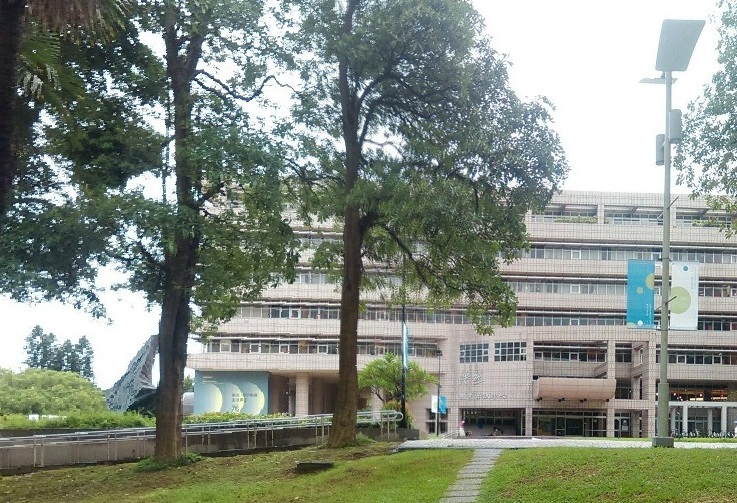
//> input picture Image Stitching/bin/l1+l2.jpg, 737 x 503 px
$ ./Source   (built with g++ and OpenCV 4, older OpenCV classes emulated)
//> lines starting //> are read from the running program, lines starting //| are printed output that depends on the picture; after the words box and inside, x2 and y2 are one past the last pixel; in counts of white or black regions, pixels touching at a corner belong together
#include "opencv2\opencv.hpp"
#include "opencv2/nonfree/nonfree.hpp"
#include "opencv2/legacy/legacy.hpp"
#include "time.h"
#include "math.h"

using namespace cv;
using namespace std;

Mat homomat(vector<KeyPoint> &_4matchKeyPoints01, vector<KeyPoint> &_4matchKeyPoints02)
{
	Mat A = Mat(8, 9, CV_32F);

	for (int i = 0; i < 4; i++)
	{
		A.at<float>(i * 2, 0) = _4matchKeyPoints01[i].pt.x;
		A.at<float>(i * 2, 1) = _4matchKeyPoints01[i].pt.y;
		A.at<float>(i * 2, 2) = 1.0;
		A.at<float>(i * 2, 3) = 0.0;
		A.at<float>(i * 2, 4) = 0.0;
		A.at<float>(i * 2, 5) = 0.0;
		A.at<float>(i * 2, 6) = -_4matchKeyPoints01[i].pt.x * _4matchKeyPoints02[i].pt.x;
		A.at<float>(i * 2, 7) = -_4matchKeyPoints01[i].pt.y * _4matchKeyPoints02[i].pt.x;
		A.at<float>(i * 2, 8) = -_4matchKeyPoints02[i].pt.x;

		A.at<float>(i * 2 + 1, 0) = 0.0;
		A.at<float>(i * 2 + 1, 1) = 0.0;
		A.at<float>(i * 2 + 1, 2) = 0.0;
		A.at<float>(i * 2 + 1, 3) = _4matchKeyPoints01[i].pt.x;
		A.at<float>(i * 2 + 1, 4) = _4matchKeyPoints01[i].pt.y;
		A.at<float>(i * 2 + 1, 5) = 1.0;
		A.at<float>(i * 2 + 1, 6) = -_4matchKeyPoints01[i].pt.x * _4matchKeyPoints02[i].pt.y;
		A.at<float>(i * 2 + 1, 7) = -_4matchKeyPoints01[i].pt.y * _4matchKeyPoints02[i].pt.y;
		A.at<float>(i * 2 + 1, 8) = -_4matchKeyPoints02[i].pt.y;
	}

	Mat h = Mat(3, 3, CV_32F);

	for (int i = 0; i < 3; i++)
	{
		for (int j = 0; j < 3; j++)
		{
			h.at<float>(i, j) = SVD(A).vt.at<float>(7, i * 3 + j);
		}
	}

	return h;
}

float computeScore(Mat &H, vector<KeyPoint> &matchKeyPoints01, vector<KeyPoint> &matchKeyPoints02)
{
	float score = 0.0;

	for (int i = 0; i < matchKeyPoints01.size(); i++)
	{

		Mat sourcePoint = Mat(3, 1, CV_32F), targetPoint = Mat(3, 1, CV_32F);
		sourcePoint.at<float>(0, 0) = matchKeyPoints01[i].pt.x;
		sourcePoint.at<float>(1, 0) = matchKeyPoints01[i].pt.y;
		sourcePoint.at<float>(2, 0) = 1.0;

		targetPoint = H * sourcePoint;

		float targetPoint_x = targetPoint.at<float>(0, 0) / targetPoint.at<float>(2, 0);
		float targetPoint_y = targetPoint.at<float>(1, 0) / targetPoint.at<float>(2, 0);

		score += sqrt(pow(matchKeyPoints02[i].pt.x - targetPoint_x, 2) + pow(matchKeyPoints02[i].pt.y - targetPoint_y, 2));
	}

	return score;
}

Mat featheringBlending(Mat &image01, Mat &image02)
{
	Mat blend = Mat(image01.rows, image01.cols, CV_8UC3);

	for (float i = 0; i < image01.rows; i++)
	{
		for (float j = 0; j < image01.cols; j++)
		{
			float w = j / (image01.cols - 1);
			Vec3f a = image01.at<Vec3b>(i, j);
			Vec3f b = image02.at<Vec3b>(i, j);

			if (a == Vec3f(0, 0, 0))
			{
				w = 1.0;
			}
			else if (b == Vec3f(0, 0, 0))
			{
				w = 0.0;
			}

			blend.at<Vec3b>(i, j) = (1.0 - w) * a + w * b;
		}
	}

	return blend;
}

// [58 lines left out: function pyraidBlending, not called in this run]


void warp(Mat image01, Mat image02, Mat &H, string name)
{

	float min_x = INT_MAX, min_y = INT_MAX;
	float max_x = INT_MIN, max_y = INT_MIN;

	// detect image boundary
	for (float y = 0; y < image01.rows; y++)
	{
		for (float x = 0; x < image01.cols; x++)
		{
			Mat sourcePoint = Mat(3, 1, CV_32F), targetPoint = Mat(3, 1, CV_32F);
			sourcePoint.at<float>(0, 0) = x;
			sourcePoint.at<float>(1, 0) = y;
			sourcePoint.at<float>(2, 0) = 1.0;

			targetPoint = H * sourcePoint;
			float targetPoint_x = targetPoint.at<float>(0, 0) / targetPoint.at<float>(2, 0);
			float targetPoint_y = targetPoint.at<float>(1, 0) / targetPoint.at<float>(2, 0);

			if (targetPoint_x < min_x)
			{
				min_x = targetPoint_x;
			}

			if (targetPoint_y < min_y)
			{
				min_y = targetPoint_y;
			}

			if (targetPoint_x > max_x)
			{
				max_x = targetPoint_x;
			}

			if (targetPoint_y > max_y)
			{
				max_y = targetPoint_y;
			}
		}
	}

	Mat warpImg = Mat(max_y - min_y + 1, max_x - min_x + 1, CV_8UC3, Scalar(0, 0, 0));
	float offsetX, offsetY;
	int cornerX, cornerY, baseCornerX, baseCornerY;
	int type;

	if (min_x <= 0 && min_y <= 0)
	{
		offsetX = -min_x;
		offsetY = -min_y;

		cornerX = image02.cols;
		cornerY = image02.rows;

		baseCornerX = warpImg.cols;
		baseCornerY = warpImg.rows;

		type = 0;
	}
	else if (max_x > 0 && min_y <= 0)
	{
		offsetX = warpImg.cols - max_x;
		offsetY = -min_y;

		cornerX = 0;
		cornerY = image02.rows;

		baseCornerX = 0;
		baseCornerY = warpImg.rows;

		type = 1;
	}
	else if (min_x <= 0 && max_y > 0)
	{
		offsetX = -min_x;
		offsetY = warpImg.rows - max_y;

		cornerX = image02.cols;
		cornerY = 0;

		baseCornerX = warpImg.cols;
		baseCornerY = 0;

		type = 2;
	}
	else if (max_x > 0 && max_y > 0)
	{
		offsetX = warpImg.cols - max_x;
		offsetY = warpImg.rows - max_y;

		cornerX = 0;
		cornerY = 0;

		baseCornerX = 0;
		baseCornerY = 0;

		type = 3;
	}

	cout << "type: " << type << endl;

	// transform image
	for (float y = 0; y < image01.rows; y++)
	{
		for (float x = 0; x < image01.cols; x++)
		{

			Mat sourcePoint = Mat(3, 1, CV_32F), targetPoint = Mat(3, 1, CV_32F);
			// pt 座標相反
			sourcePoint.at<float>(0, 0) = x;
			sourcePoint.at<float>(1, 0) = y;
			sourcePoint.at<float>(2, 0) = 1.0;

			targetPoint =  H * sourcePoint;

			float targetPoint_x = targetPoint.at<float>(0, 0) / targetPoint.at<float>(2, 0);
			float targetPoint_y = targetPoint.at<float>(1, 0) / targetPoint.at<float>(2, 0);

			targetPoint_x += offsetX;
			targetPoint_y += offsetY;

			if (targetPoint_x >= 0 && targetPoint_y >= 0 && targetPoint_x < warpImg.cols && targetPoint_y < warpImg.rows)
				warpImg.at<Vec3b>(targetPoint_y, targetPoint_x) = image01.at<Vec3b>(y, x);
			else
				cout << targetPoint_x << "," << targetPoint_y << endl;
		}
	}


	int splattingSize = 3;

	// interpolation
	for (int i = 0; i < warpImg.rows - splattingSize; i++)
	{
		for (int j = 0; j < warpImg.cols - splattingSize; j++)
		{
			if (warpImg.at<Vec3b>(i, j) == Vec3b(0, 0, 0))
			{
				for (int ki = 0; ki < splattingSize; ki++)
				{
					bool isBreak = false;
					for (int kj = 0; kj < splattingSize; kj++)
					{

						if (warpImg.at<Vec3b>(i + ki, j + kj) != Vec3b(0, 0, 0))
						{
							warpImg.at<Vec3b>(i, j) = warpImg.at<Vec3b>(i + ki, j + kj);
							isBreak = true;
							break;
						}
					}

					if (isBreak)
						break;
				}
			}
		}
	}

	cornerX += offsetX;
	cornerY += offsetY;

	int combineImgRows;
	int combineImgCols;

	if (cornerY > baseCornerY || cornerY < 0)
	{
		combineImgRows = warpImg.rows + abs(cornerY - baseCornerY);
	}
	else
	{
		combineImgRows = warpImg.rows;
	}

	if (cornerX > baseCornerX || cornerX < 0)
	{
		combineImgCols = warpImg.cols + abs(cornerX - baseCornerX);
	}
	else
	{
		combineImgCols = warpImg.cols;
	}


	Mat combineImg = Mat(combineImgRows, combineImgCols, CV_8UC3, Scalar(0, 0, 0));

	int blendingLeftTopCornerI = -1, blendingLeftTopCornerJ = -1;
	int blendingRightBottomCornerI = -1, blendingRightBottomCornerJ = -1;

	int warpLTCX = -1, warpLTCY = -1;
	int warpRBCX = -1, warpRBCY = -1;

	int _02LTCX = -1, _02LTCY = -1;
	int _02RBCX = -1, _02RBCY = -1;

	// blend image
	for (int i = 0; i < combineImg.rows; i++)
	{
		for (int j = 0; j < combineImg.cols; j++)
		{

			if (type == 0)
			{
				bool overlap1 = false, overlap2 = false;

				if (i < warpImg.rows && j < warpImg.cols)
				{
					combineImg.at<Vec3b>(i, j) = warpImg.at<Vec3b>(i, j);
					overlap1 = true;
				}

				if (i >= offsetY && j >= offsetX)
				{
					if (i < offsetY + image02.rows && j < offsetX + image02.cols)
					{
						combineImg.at<Vec3b>(i, j) = image02.at<Vec3b>(i - offsetY, j - offsetX);
						overlap2 = true;
					}
				}

				if (overlap1 && overlap2 && blendingLeftTopCornerI == -1)
				{
					blendingLeftTopCornerI = i;
					blendingLeftTopCornerJ = j;

					warpLTCX = j;
					warpLTCY = i;

					_02LTCX = j - offsetX;
					_02LTCY = i - offsetY;
				}

				if (overlap1 && overlap2)
				{
					blendingRightBottomCornerI = i;
					blendingRightBottomCornerJ = j;

					warpRBCX = j;
					warpRBCY = i;

					_02RBCX = j - offsetX;
					_02RBCY = i - offsetY;
				}
			}
			else if (type == 1)
			{
				bool overlap1 = false, overlap2 = false;

				if (i >= 0 && j >= abs(cornerX - baseCornerX))
				{
					if (i < warpImg.rows && j < abs(cornerX - baseCornerX) + warpImg.cols)
					{
						combineImg.at<Vec3b>(i, j) = warpImg.at<Vec3b>(i, j - abs(cornerX - baseCornerX));
						overlap1 = true;
					}
				}

				if (i >= offsetY && j >= 0)
				{
					if (i < offsetY + image02.rows && j < image02.cols)
					{
						combineImg.at<Vec3b>(i, j) = image02.at<Vec3b>(i - offsetY, j);
						overlap2 = true;
					}
				}

				if (overlap1 && overlap2 && blendingLeftTopCornerI == -1)
				{
					blendingLeftTopCornerI = i;
					blendingLeftTopCornerJ = j;

					warpLTCX = j - abs(cornerX - baseCornerX);
					warpLTCY = i;

					_02LTCX = j;
					_02LTCY = i - offsetY;
				}

				if (overlap1 && overlap2)
				{
					blendingRightBottomCornerI = i;
					blendingRightBottomCornerJ = j;

					warpRBCX = j - abs(cornerX - baseCornerX);
					warpRBCY = i;

					_02RBCX = j;
					_02RBCY = i - offsetY;
				}
			}
			else if (type == 2)
			{
				bool overlap1 = false, overlap2 = false;

				if (i >= abs(cornerY - baseCornerY) && j >= 0)
				{
					if (i < abs(cornerY - baseCornerY) + warpImg.rows && j < warpImg.cols)
					{
						combineImg.at<Vec3b>(i, j) = warpImg.at<Vec3b>(i - abs(cornerY - baseCornerY), j);
						overlap1 = true;
					}
				}

				if (i >= 0 && j >= offsetX)
				{
					if (i < image02.rows && j < offsetX + image02.cols)
					{
						combineImg.at<Vec3b>(i, j) = image02.at<Vec3b>(i, j - offsetX);
						overlap2 = true;
					}
				}

				if (overlap1 && overlap2 && blendingLeftTopCornerI == -1)
				{
					blendingLeftTopCornerI = i;
					blendingLeftTopCornerJ = j;

					warpLTCX = j;
					warpLTCY = i - abs(cornerY - baseCornerY);

					_02LTCX = j - offsetX;
					_02LTCY = i;
				}

				if (overlap1 && overlap2)
				{
					blendingRightBottomCornerI = i;
					blendingRightBottomCornerJ = j;

					warpRBCX = j;
					warpRBCY = i - abs(cornerY - baseCornerY);

					_02RBCX = j - offsetX;
					_02RBCY = i;
				}
			}
			else if (type == 3)
			{
				bool overlap1 = false, overlap2 = false;

				if (i >= abs(cornerY - baseCornerY) && j >= abs(cornerX - baseCornerX))
				{
					if (i < abs(cornerY - baseCornerY) + warpImg.rows && j < abs(cornerX - baseCornerX) + warpImg.cols)
					{
						combineImg.at<Vec3b>(i, j) = warpImg.at<Vec3b>(i - abs(cornerY - baseCornerY), j - abs(cornerX - baseCornerX));
						overlap1 = true;
					}
				}

				if (i >= 0 && j >= 0)
				{
					if (i < image02.rows && j < image02.cols)
					{
						combineImg.at<Vec3b>(i, j) = image02.at<Vec3b>(i, j);
						overlap2 = true;
					}
				}

				if (overlap1 && overlap2 && blendingLeftTopCornerI == -1)
				{
					blendingLeftTopCornerI = i;
					blendingLeftTopCornerJ = j;

					warpLTCX = j - abs(cornerX - baseCornerX);
					warpLTCY = i - abs(cornerY - baseCornerY);

					_02LTCX = j;
					_02LTCY = i;
				}

				if (overlap1 && overlap2)
				{
					blendingRightBottomCornerI = i;
					blendingRightBottomCornerJ = j;

					warpRBCX = j - abs(cornerX - baseCornerX);
					warpRBCY = i - abs(cornerY - baseCornerY);

					_02RBCX = j;
					_02RBCY = i;
				}
			}
		}
	}

	Mat overlap01 = warpImg(Rect(warpLTCX, warpLTCY, warpRBCX - warpLTCX + 1, warpRBCY - warpLTCY + 1));
	Mat overlap02 = image02(Rect(_02LTCX, _02LTCY, _02RBCX - _02LTCX + 1, _02RBCY - _02LTCY + 1));
	Mat blend;

	if (type == 0 || type == 2)
		blend = featheringBlending(overlap01, overlap02);
	else
		blend = featheringBlending(overlap02, overlap01);


	for (int i = blendingLeftTopCornerI; i <= blendingRightBottomCornerI; i++)
	{
		for (int j = blendingLeftTopCornerJ; j <= blendingRightBottomCornerJ; j++)
		{
			combineImg.at<Vec3b>(i, j) = blend.at<Vec3b>(i - blendingLeftTopCornerI, j - blendingLeftTopCornerJ);
		}
	}

	//Mat result;
	//warpPerspective(image01, result, H, Size(image01.cols, image01.rows));

	//imshow(name + "WP", result);
	imshow(name, warpImg);
	imshow(name + "combine", combineImg);
	imwrite("combine.jpg", combineImg);
}


int main()
{

	Mat image01 = imread("l1+l2.jpg");
//> image01 is the input picture: 503 rows x 737 cols, CV_8UC3; mean B, G, R 130, 140.6, 132.4
	Mat image02 = imread("l3+l4.jpg");
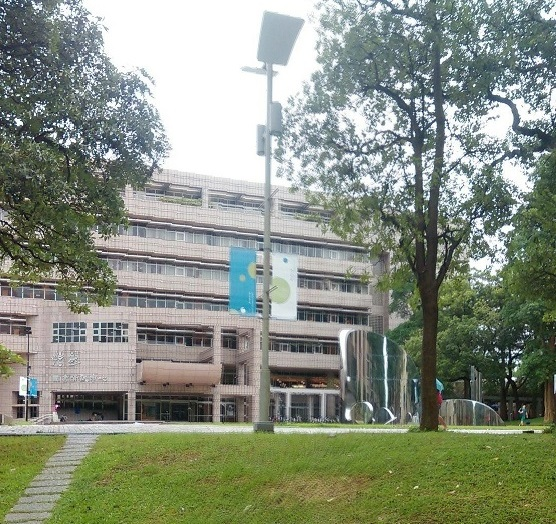
//> input picture Image Stitching/bin/l3+l4.jpg, 556 x 524 px
//> image02 is the input picture: 524 rows x 556 cols, CV_8UC3; mean B, G, R 127.3, 142.6, 134.8

	// dectect SIFT
	Mat image4keyPoints01, image4keyPoints02;

	SiftFeatureDetector siftDetector(1000);
	vector<KeyPoint> keyPoints01, keyPoints02;
	siftDetector.detect(image01, keyPoints01);
//> keyPoints01 = 1000 keypoints; strongest (x, y, size): (31, 104, 3.8), (82, 76, 1.9), (149, 15, 1.8), (16, 197, 2)
	siftDetector.detect(image02, keyPoints02);
//> keyPoints02 = 1000 keypoints; strongest (x, y, size): (28, 96, 1.8), (513, 378, 2.6), (506, 380, 2.1), (28, 81, 2)

	drawKeypoints(image01, keyPoints01, image4keyPoints01, Scalar::all(-1), DrawMatchesFlags::DEFAULT);
	drawKeypoints(image02, keyPoints02, image4keyPoints02, Scalar::all(-1), DrawMatchesFlags::DEFAULT);

	imshow("KeyPoints of image1", image4keyPoints01);
	imshow("KeyPoints of image2", image4keyPoints02);

	int iterationNum = 20000;
	int randomNum = 4;

	vector<KeyPoint>matchKeyPoints01;
	vector<KeyPoint>matchKeyPoints02;
	vector<KeyPoint>finalKeyPoints;

	srand((unsigned)time(NULL));

	// describe SIFT
	SiftDescriptorExtractor siftDescriptor;
	Mat imageDesc01, imageDesc02;

	siftDescriptor.compute(image01, keyPoints01, imageDesc01);
	siftDescriptor.compute(image02, keyPoints02, imageDesc02);

	// SIFT matching
	BruteForceMatcher<L2<float>> matcher;
	BFMatcher matcher02(NORM_L2);

	vector<DMatch> goodMatchPoints;
	vector<vector<DMatch>> knnMatchPoints;
	matcher02.knnMatch(imageDesc01, imageDesc02, knnMatchPoints, 3);
//> knnMatchPoints = 1000 matches
	Mat image4matchPoint;
	vector<Point2f> srcPt, dstPt;

	for (int i = 0; i < knnMatchPoints.size(); i++)
	{
		float ratioDistance = knnMatchPoints[i][0].distance / knnMatchPoints[i][1].distance;
		if (ratioDistance < 0.6)
		{
			goodMatchPoints.push_back(knnMatchPoints[i][0]);
			matchKeyPoints01.push_back(keyPoints01[goodMatchPoints.back().queryIdx]);
			matchKeyPoints02.push_back(keyPoints02[goodMatchPoints.back().trainIdx]);

			srcPt.push_back(keyPoints01[goodMatchPoints.back().queryIdx].pt);
			dstPt.push_back(keyPoints02[goodMatchPoints.back().trainIdx].pt);
		}
	}
//> this loop made 1000 passes
//> ratioDistance on passes 1 to 3: 0.981, 0.982, 0.99
//> after the loop, goodMatchPoints = 56 matches; matchKeyPoints01 = 56 keypoints; strongest (x, y, size): (535, 377, 3.3), (434, 410, 3.7), (465, 171, 4.1), (503, 421, 21.9); matchKeyPoints02 = 56 keypoints; strongest (x, y, size): (54, 135, 4), (138, 361, 3.4), (23, 393, 4.4), (92, 54, 2); srcPt = 56 Points (x, y), first 12: [452.9, 146.8], [307.4, 306.9], [461.8, 431.4], [295, 314.3], [291.2, 336.4], [464.5, 171.3], [438.4, 409.1], [720.7, 128.4], [475.7, 177.5], [717.5, 410.4], [434.2, 409.8], [711.9, 126.7]; dstPt = 56 Points (x, y), first 12: [40.12, 107.6], [153.7, 296.9], [54.98, 416.2], [179.2, 340.4], [148.6, 326], [53.97, 135.1], [27.96, 392.1], [318.9, 126.4], [67.16, 143.8], [316.8, 397.2], [22.57, 392.6], [310.5, 124.2]

	drawKeypoints(image01, matchKeyPoints01, image4keyPoints01, Scalar(255, 0, 0), DrawMatchesFlags::DEFAULT);
//> image4keyPoints01: 503 rows x 737 cols, CV_8UC3; mean B, G, R 130.4, 140.2, 132
	drawKeypoints(image02, matchKeyPoints02, image4keyPoints02, Scalar(255, 0, 0), DrawMatchesFlags::DEFAULT);
//> image4keyPoints02: 524 rows x 556 cols, CV_8UC3; mean B, G, R 127.8, 142.1, 134.3

	imshow("KeyPoints of image1", image4keyPoints01);
	imshow("KeyPoints of image2", image4keyPoints02);

	drawMatches(image01, keyPoints01, image02, keyPoints02, goodMatchPoints, image4matchPoint);
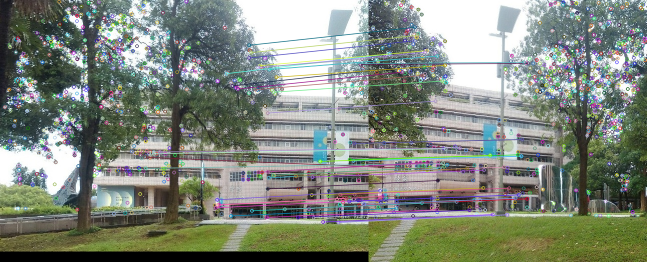
//> image4matchPoint: 524 rows x 1293 cols, CV_8UC3 (shown at 1/2 size); mean B, G, R 125.2, 136.5, 129.3
	imshow("matchPoints", image4matchPoint);

	float minScore = INT_MAX;
	Mat bestH;

	// RANSAC
	for (int i = 0; i < iterationNum; i++)
	{
		vector<KeyPoint> _4matchKeyPoints01, _4matchKeyPoints02;
		set<int> tmpMatchPointsIdx;

		while (_4matchKeyPoints01.size() < randomNum)
		{
			int currentRandom = rand() % matchKeyPoints01.size();

			if (!tmpMatchPointsIdx.count(currentRandom))
			{
				_4matchKeyPoints01.push_back(matchKeyPoints01[currentRandom]);
				_4matchKeyPoints02.push_back(matchKeyPoints02[currentRandom]);

				tmpMatchPointsIdx.insert(currentRandom);
			}
		}

		Mat H = homomat(_4matchKeyPoints01, _4matchKeyPoints02);

		H = H / H.at<float>(2, 2);

		float score = computeScore(H, matchKeyPoints01, matchKeyPoints02);
		//cout << score << endl;

		if (score < minScore)
		{
			cout << i << ":" << score << endl;
			minScore = score;
			bestH = H;
		}

	}
//> this loop made 20000 passes
//> (score, minScore) on passes 1, 2, 4, 12, 54, 979, 1735, 6954: (17968.8, 17968.8), (3050.6, 3050.6), (2184.6, 2184.6), (1521.3, 1521.3), (1516.1, 1516.1), (1368.6, 1368.6), (1331.7, 1331.7), (1321.3, 1321.3)
//> (printed output is left out)
//> after the loop, minScore = 1321.3; bestH = [[1.46, 0.0416, -616.7], [0.236, 1.39, -175], [0.000516, 0.000123, 1]]
	Mat H_API = findHomography(srcPt, dstPt);
//> H_API = [[0.284, 0.0734, -79.49], [-0.221, 0.66, 98.95], [-0.000796, 0.000188, 1]]
	Mat H_API5;
	H_API.convertTo(H_API5, CV_32FC1);
//> H_API5 has the same summary as H_API
	float correctScore = computeScore(H_API5, matchKeyPoints01, matchKeyPoints02);
//> correctScore = 1907.5

	cout << "myMinScore: " << minScore << endl;
//| myMinScore: 1321.26
	cout << "API minScore: " << correctScore << endl;
//| API minScore: 1907.55

	cout << "good match size: " << matchKeyPoints02.size() << endl;
//| good match size: 56

	cout << "myH: " << bestH << endl;
//| myH: [1.4638551, 0.041557785, -616.66071;
//|  0.23565291, 1.3917655, -174.95551;
//|  0.00051637262, 0.00012289303, 1]
	cout << "APIH: " << H_API5 << endl;
//| APIH: [0.28393617, 0.073443167, -79.489357;
//|  -0.22089635, 0.65955395, 98.948204;
//|  -0.00079623074, 0.00018818535, 1]

	warp(image01, image02, bestH, "mine");
//> the loop in warp, `for (float y = 0; y < image01.rows; y++)` made 503 passes
//> max_y on passes 1 to 3: -1.1, -0.0893, 0.919
//> after the loop in warp, `for (float y = 0; y < image01.rows; y++)`: min_x = -616.7; min_y = -175; max_x = 334; max_y = 493.3
//> in warp, `offsetX = -min_x;`: offsetX = 616.7
//> in warp, `offsetY = -min_y;`: offsetY = 175
//> after the loop in warp, `for (float y = 0; y < image01.rows; y++)`:
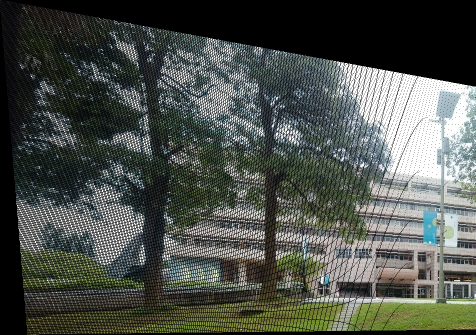
//> warpImg: 669 rows x 951 cols, CV_8UC3 (shown at 1/2 size); mean B, G, R 74.9, 81, 76.3
//> after the loop in warp, `for (int i = 0; i < warpImg.rows - splattingSize; i++)`:
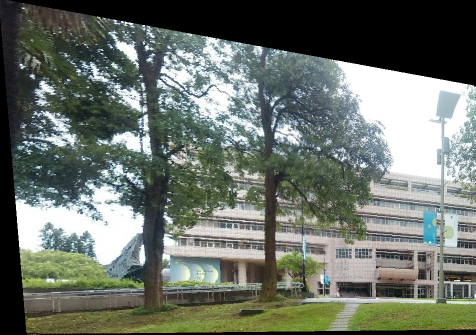
//> warpImg: 669 rows x 951 cols, CV_8UC3 (shown at 1/2 size); mean B, G, R 105.3, 113.7, 106.5
//> in warp, `cornerX += offsetX;`: cornerX = 1172
//> in warp, `cornerY += offsetY;`: cornerY = 698
//> in warp, `combineImgCols = warpImg.cols + abs(cornerX - baseCornerX);`: combineImgCols = 1172
//> after the loop in warp, `for (int i = 0; i < combineImg.rows; i++)`:
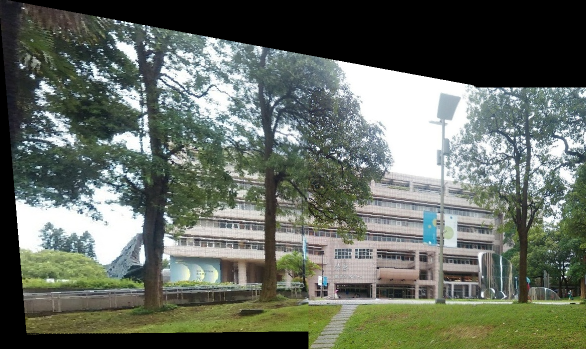
//> combineImg: 698 rows x 1172 cols, CV_8UC3 (shown at 1/2 size); mean B, G, R 97.7, 107.6, 100.5
//> after the loop in warp, `for (int i = 0; i < combineImg.rows; i++)`: blendingLeftTopCornerI = 175; blendingLeftTopCornerJ = 617; warpLTCY = 175
//> after the loop in featheringBlending, `for (float i = 0; i < image01.rows; i++)`:
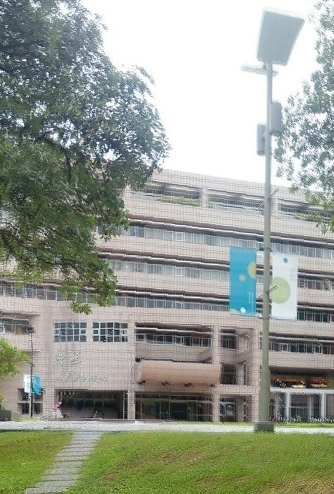
//> blend: 494 rows x 334 cols, CV_8UC3; mean B, G, R 147.2, 157.8, 152.3
//> after the loop in warp, `for (int i = blendingLeftTopCornerI; i <= blendingRightBottomCornerI; ..`:
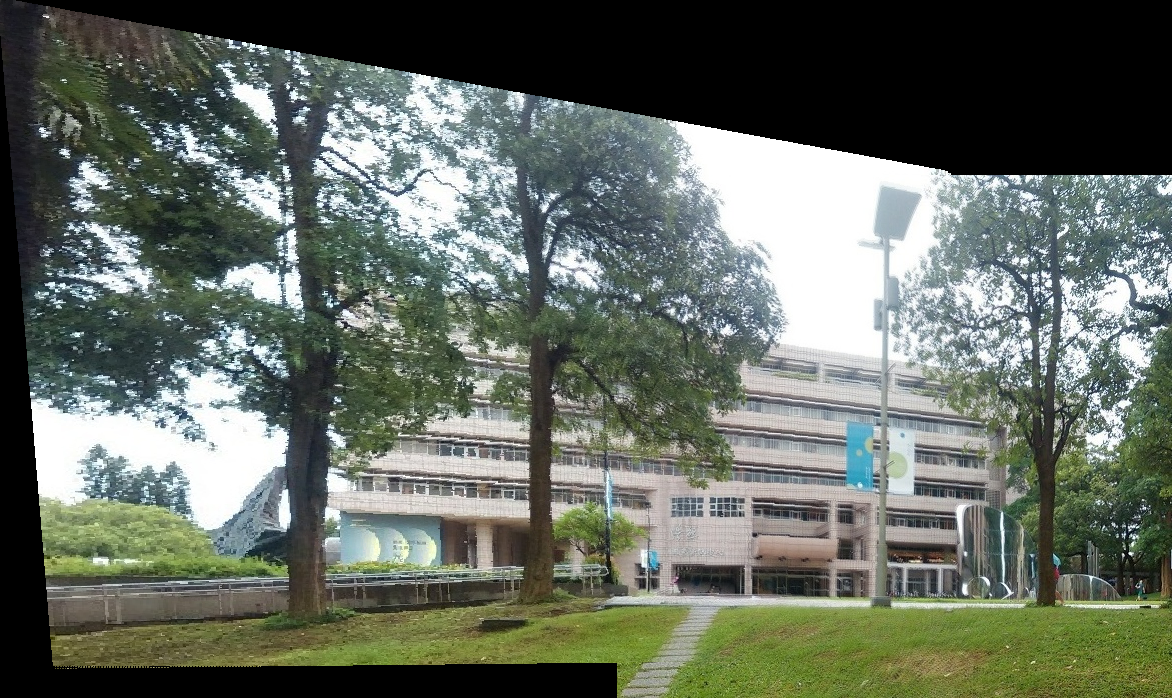
//> combineImg: 698 rows x 1172 cols, CV_8UC3; 16.49% of pixels changed, all inside (x1, y1, x2, y2) = (617, 175, 950, 663)
	//warp(image01, image02, H_API5, "API");


	waitKey(0);
}
